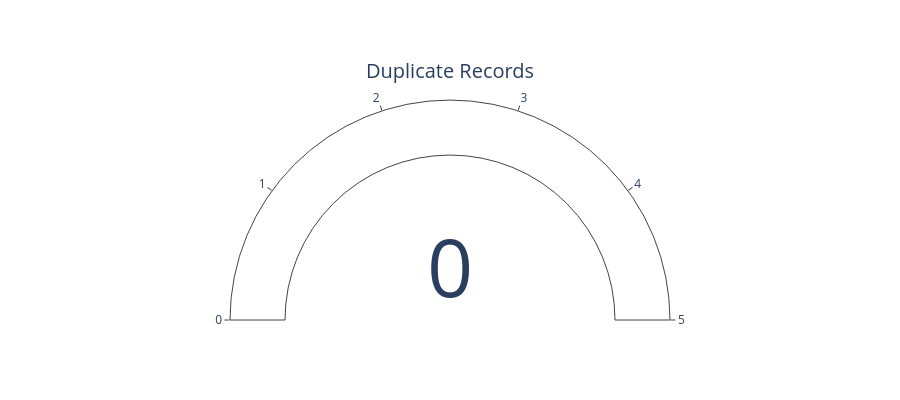

Notebook source saved alongside this figure:
### Code cell
import plotly.graph_objects as go

fig = go.Figure(
    go.Indicator(
        mode="gauge+number",
        value=duplicate_count,
        title={"text": "Duplicate Records"},
        gauge={
            "axis": {"range": [0, max(1, duplicate_count + 5)]},
            "bar": {"color": "royalblue"}
        }
    )
)

fig.update_layout(height=400)
fig.show()

### Figure 1 — Plotly figure (JSON) as saved in the notebook; plotly's stock layout.template omitted (floating-point values rounded to 4 significant figures)
{"data": [{"gauge": {"axis": {"range": [0, 5]}, "bar": {"color": "royalblue"}}, "mode": "gauge+number", "title": {"text": "Duplicate Records"}, "type": "indicator", "value": 0}], "layout": {"height": 400}}
